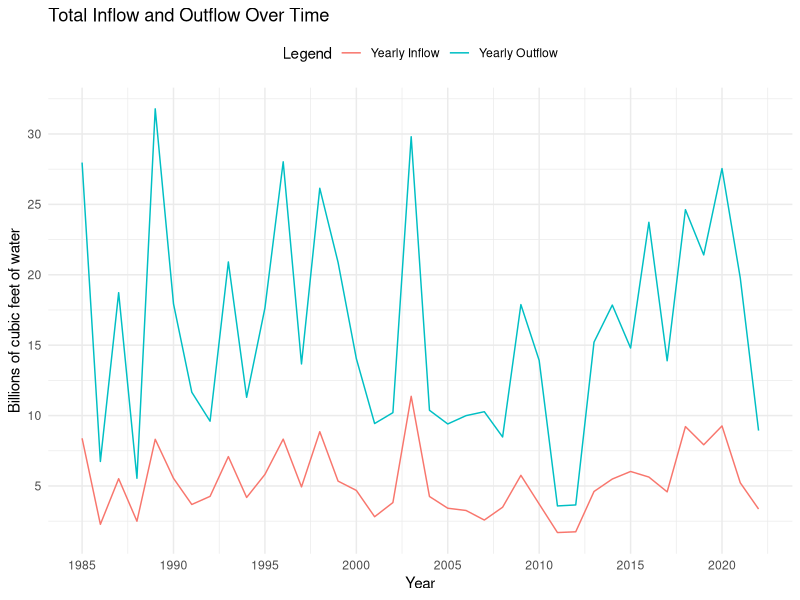
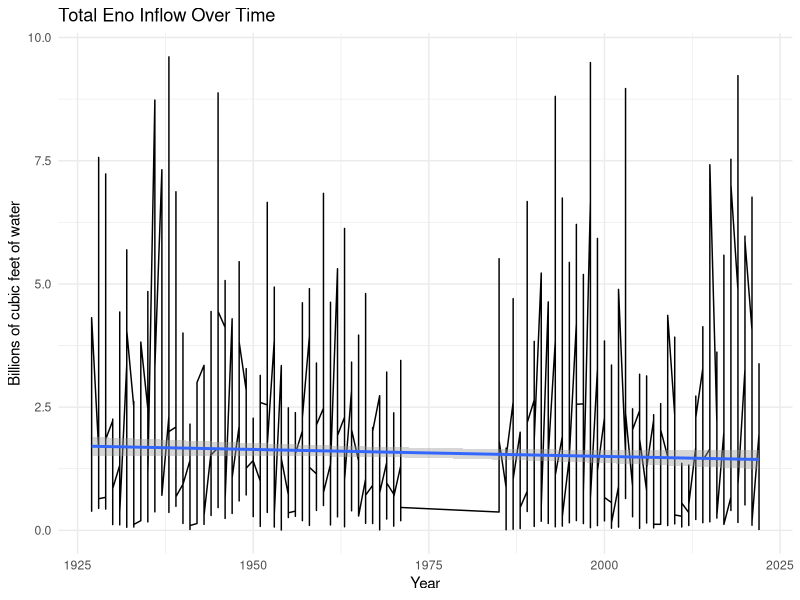
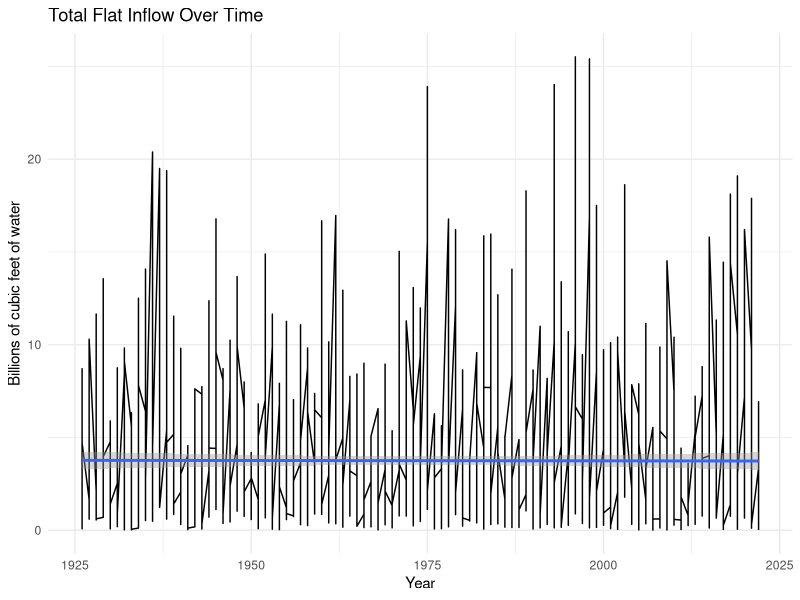

Reproduce these figures in R, in order.
## ---- chunk 1
#load packages
library(readxl)
library(tidyverse)
library(here)
library(corrplot)
library(ggthemes)
library(lubridate)
library(zoo)
library(forecast)
library(tseries)
library(ggplot2)
library(lubridate)
library(tidyverse)
library(ggthemes)
library(dplyr)
library(cowplot)
## ---- chunk 2
flat_inflow_monthly <- read_excel("Data/Hydrology_Assignment1_FallsLake.xlsx", 
    sheet = "Flat River Month flow data (in)")
eno_inflow_monthly <- read_excel("Data/Hydrology_Assignment1_FallsLake.xlsx", 
    sheet = "Eno River Month flow data (in)")
neuse_outflow_monthly <- read_excel("Data/Hydrology_Assignment1_FallsLake.xlsx", 
    sheet = "Neuse River flow data (out)")

# create date column
eno_inflow_monthly$Date <- make_date(eno_inflow_monthly$year, eno_inflow_monthly$month, 1)
neuse_outflow_monthly$Date <- make_date(neuse_outflow_monthly$year, neuse_outflow_monthly$month, 1)
flat_inflow_monthly$Date <- make_date(flat_inflow_monthly$year, flat_inflow_monthly$month, 1)

# select total volume
eno.select <- select(eno_inflow_monthly, total_volume, Date) %>% 
  mutate(total_volume_ENO = eno_inflow_monthly$total_volume)

flat.select <- select(flat_inflow_monthly, total_volume, Date) %>% 
  mutate(total_volume_FLAT = flat_inflow_monthly$total_volume)

outflow <- neuse_outflow_monthly %>% 
  select(4,9) %>% 
  mutate(total_outflow = neuse_outflow_monthly$total_volume)

# create an inflow dataframe by merging eno and flat by date column, add inflows together, join with outflow
inflow_outflow <- eno.select[,2:3] %>%
  inner_join(flat.select[,2:3], by = "Date") %>% 
  mutate(total_inflow_volume = total_volume_ENO +total_volume_FLAT) %>% 
  inner_join(outflow[,2:3], by = "Date")
  
## ---- chunk 3
mean_yearly_data <- inflow_outflow %>% 
  group_by(Year = year(Date)) %>% 
  summarise(
    Flat = mean(total_volume_FLAT),
    Eno = mean(total_volume_ENO),
    Yearly_Inflow = mean(total_inflow_volume),
    Yearly_Outflow = mean(total_outflow)) %>% 
  filter(Year >= 1985)
  
## ---- chunk 4
YearlyInflowOutflow <- ggplot() +
  geom_line( aes(x = mean_yearly_data$Year, 
                 y= (mean_yearly_data$Yearly_Inflow)/100000000, 
                 color= 'Yearly Inflow'))+
   geom_line(aes(x = mean_yearly_data$Year, 
                 y= (mean_yearly_data$Yearly_Outflow)/100000000, 
                 color= 'Yearly Outflow')) +
  labs(
    title = "Total Inflow and Outflow Over Time",
    x = "Year",
    y = "Billions of cubic feet of water",
    color= "Legend", 
  ) +
  scale_x_continuous(breaks = seq(min(mean_yearly_data$Year), max(mean_yearly_data$Year), by = 5)) +  
  scale_y_continuous(breaks = seq(0, max(mean_yearly_data$Yearly_Inflow / 100000, mean_yearly_data$Yearly_Outflow / 100000), by = 5)) +  # Customize y-axis
  theme_minimal() +
  theme(legend.position = "top") 


YearlyInflowOutflow
  


## ---- chunk 5
YearlyEno <- ggplot(eno_inflow_monthly, aes(x = year, 
                 y= total_volume/100000000)) +
  geom_line()+
  geom_smooth(method="lm")+
  labs(
    title = "Total Eno Inflow Over Time",
    x = "Year",
    y = "Billions of cubic feet of water"
  ) +
  #scale_x_continuous(breaks = seq(min(mean_yearly_data$Year), max(mean_yearly_data$Year), by = 5)) +  
  #scale_y_continuous(breaks = seq(0, max(mean_yearly_data$Eno), by = 5)) +  # Customize y-axis
  theme_minimal() 

YearlyEno
## ---- chunk 6
YearlyFlat <- ggplot(flat_inflow_monthly, aes(x = year, 
                 y= total_volume/100000000)) +
  geom_line( )+
  geom_smooth(method= "lm")+
  labs(
    title = "Total Flat Inflow Over Time",
    x = "Year",
    y = "Billions of cubic feet of water"
  ) +
  #scale_x_continuous(breaks = seq(min(mean_yearly_data$Year), max(mean_yearly_data$Year), by = 5)) +  
  #scale_y_continuous(breaks = seq(0, max(mean_yearly_data$Eno), by = 1)) +  # Customize y-axis
  theme_minimal() 

YearlyFlat
